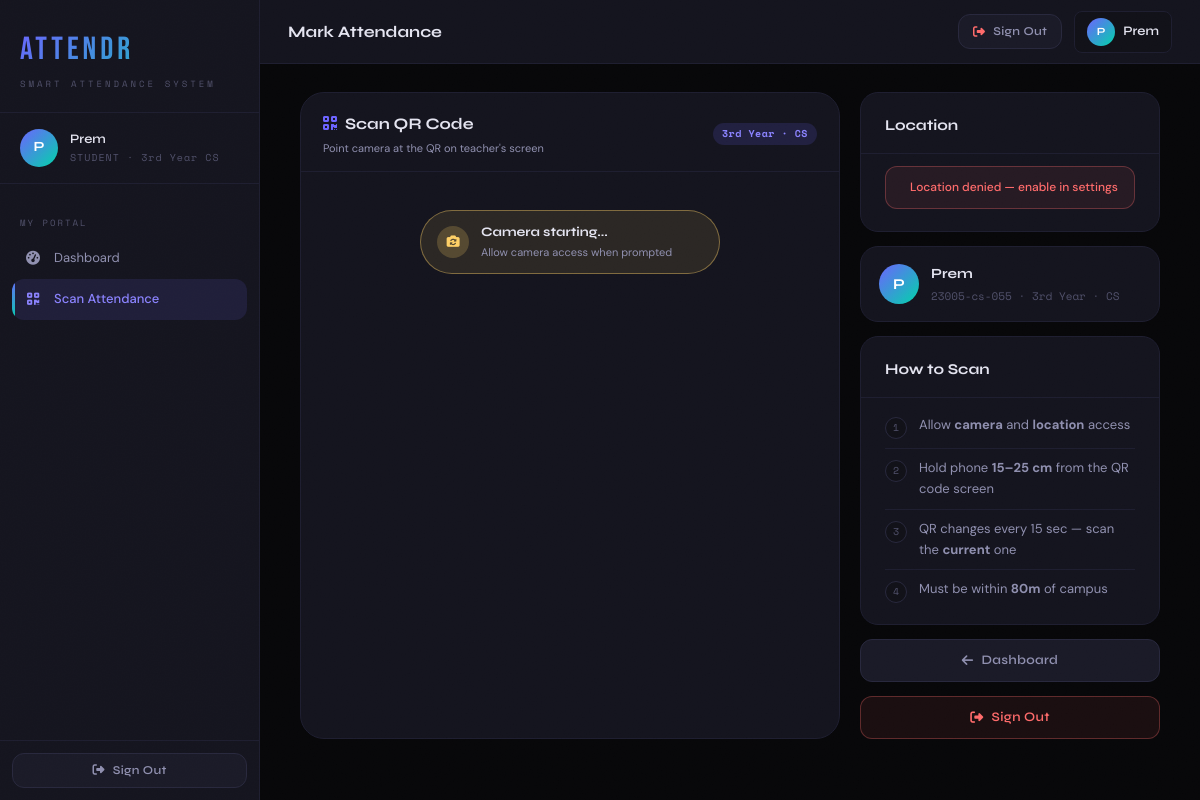
Screenshot of /student/scan (signed in) with the database file from the repository.
### app.py (models this page shows, shortened)
class User(UserMixin, db.Model):
    __tablename__ = 'user'
    id           = db.Column(db.Integer, primary_key=True)
    pin          = db.Column(db.String(30), unique=True, nullable=False, index=True)
    name         = db.Column(db.String(120), nullable=False)
    password     = db.Column(db.String(256), nullable=False)
    role         = db.Column(db.String(10), default='student', nullable=False)
    year         = db.Column(db.String(10), nullable=True)
    branch       = db.Column(db.String(20), nullable=True)
    is_active    = db.Column(db.Boolean, default=True)
    is_suspended = db.Column(db.Boolean, default=False)
    last_login   = db.Column(db.DateTime, nullable=True)
    created_at   = db.Column(db.DateTime, default=datetime.utcnow)
    attendances      = db.relationship('Attendance', backref='student', lazy='dynamic',
                                       foreign_keys='Attendance.student_id')
    suspicious_logs  = db.relationship('SuspiciousLog', backref='user', lazy='dynamic')

### app.py (the view)
@app.route('/student/scan', methods=['GET'])
@login_required
def scan_qr():
    if current_user.role != 'student':
        return redirect(url_for('admin_dashboard'))
    return render_template('scan_qr.html')

### app.py (called while the page is built)
@login_manager.user_loader
def load_user(user_id):
    return User.query.get(int(user_id))

### templates/scan_qr.html (shortened to what this page needs)
{% extends "base.html" %}
{% block page_title %}Mark Attendance{% endblock %}
{% block topbar_actions %}
  <a href="{{ url_for('logout') }}" class="btn btn-ghost btn-sm">
    <i class="fas fa-right-from-bracket" style="color:var(--red)"></i> Sign Out
  </a>
{% endblock %}
{% block content %}
<div class="scan-wrap">
  <div class="cam-card">
    <div class="cam-header">
      <div>
        <div style="font-family:'Syne',sans-serif;font-weight:700;font-size:16px;">
          <i class="fas fa-qrcode" style="color:var(--accent);margin-right:8px;"></i>Scan QR Code
        </div>
        <div style="font-size:11px;color:var(--text2);margin-top:3px;">Point camera at the QR on teacher's screen</div>
      </div>
      <span class="badge badge-accent font-mono" style="font-size:10px;">
        {{ current_user.year }} · {{ current_user.branch }}
      </span>
    </div>
    <div class="cam-body">
      <div id="status-bar" class="scanning">
        <div class="sb-icon"><i class="fas fa-camera-rotate" id="st-ico"></i></div>
        <div>
          <div id="st-title">Camera starting...</div>
          <div id="st-sub">Allow camera access when prompted</div>
        </div>
      </div>
    </div>
  </div>
  <div style="display:flex;flex-direction:column;gap:14px;">
    <div class="card">
      <div class="card-header"><div class="card-title">Location</div></div>
      <div class="card-body" style="padding-top:12px;padding-bottom:14px;">
        <div class="loc-pill waiting" id="loc-pill">
        </div>
      </div>
    </div>
    <div class="card">
      <div class="card-body" style="padding:16px 18px;">
        <div style="display:flex;align-items:center;gap:12px;">
          <div class="avatar" style="width:40px;height:40px;font-size:15px;">{{ current_user.name[0].upper() }}</div>
          <div>
            <div style="font-family:'Syne',sans-serif;font-weight:700;font-size:14px;">{{ current_user.name }}</div>
            <div style="font-size:11px;color:var(--text3);font-family:'Space Mono',monospace;margin-top:2px;">
              {{ current_user.pin }} · {{ current_user.year }} · {{ current_user.branch }}
            </div>
          </div>
        </div>
      </div>
    </div>
    <div class="card">
      <div class="card-header"><div class="card-title">How to Scan</div></div>
      <div class="card-body" style="padding-top:8px;padding-bottom:12px;">
        <div class="step"><div class="sn">1</div><div style="font-size:13px;color:var(--text2);">Allow <strong>camera</strong> and <strong>location</strong> access</div></div>
        <div class="step"><div class="sn">2</div><div style="font-size:13px;color:var(--text2);">Hold phone <strong>15–25 cm</strong> from the QR code screen</div></div>
        <div class="step"><div class="sn">3</div><div style="font-size:13px;color:var(--text2);">QR changes every 15 sec — scan the <strong>current</strong> one</div></div>
        <div class="step"><div class="sn">4</div><div style="font-size:13px;color:var(--text2);">Must be within <strong>80m</strong> of campus</div></div>
      </div>
    </div>
    <a href="{{ url_for('student_dashboard') }}" class="btn btn-ghost btn-full">
      <i class="fas fa-arrow-left"></i> Dashboard
    </a>
    <a href="{{ url_for('logout') }}" class="btn btn-full"
       style="background:rgba(255,107,107,.08);border:1px solid rgba(255,107,107,.3);color:var(--red);">
      <i class="fas fa-right-from-bracket"></i> Sign Out
    </a>
  </div>
</div>
{% endblock %}

### templates/base.html (shortened to what this page needs)
<!DOCTYPE html>
<html lang="en">
<head>
  <link rel="stylesheet" href="https://cdnjs.cloudflare.com/ajax/libs/font-awesome/6.5.0/css/all.min.css"/>
</head>
<body>
{% if current_user.is_authenticated %}
<div class="app-layout">
  <aside class="sidebar" id="sidebar">
    <div class="sidebar-logo">
      <div class="logo-text">ATTENDR</div>
      <div class="logo-sub">SMART ATTENDANCE SYSTEM</div>
    </div>
    <div class="sidebar-user">
      <div class="avatar">{{ current_user.name[0].upper() }}</div>
      <div class="sidebar-user-info">
        <div class="sidebar-user-name">{{ current_user.name }}</div>
        <div class="sidebar-user-role">{{ current_user.role.upper() }}
          {% if current_user.role == 'student' %}· {{ current_user.year }} {{ current_user.branch }}{% endif %}
        </div>
      </div>
    </div>
    <nav class="sidebar-nav">
      {% if current_user.role == 'admin' %}
        <div class="nav-section-label">OVERVIEW</div>
        <a href="{{ url_for('admin_dashboard') }}" class="nav-item {% if request.endpoint == 'admin_dashboard' %}active{% endif %}">
          <i class="fas fa-chart-pie"></i> Dashboard
        </a>
        <div class="nav-section-label">CLASSES</div>
        <a href="{{ url_for('start_class') }}" class="nav-item {% if request.endpoint == 'start_class' %}active{% endif %}">
          <i class="fas fa-play-circle"></i> Start Class
        </a>
        <a href="{{ url_for('recent_class') }}" class="nav-item {% if request.endpoint == 'recent_class' %}active{% endif %}">
          <i class="fas fa-clock-rotate-left"></i> Recent Class
        </a>
        <div class="nav-section-label">RECORDS</div>
        <a href="{{ url_for('attendance_dashboard') }}" class="nav-item {% if request.endpoint == 'attendance_dashboard' %}active{% endif %}">
          <i class="fas fa-list-check"></i> Attendance Records
        </a>
        <a href="{{ url_for('student_info') }}" class="nav-item {% if request.endpoint == 'student_info' %}active{% endif %}">
          <i class="fas fa-users"></i> Students
        </a>
        <div class="nav-section-label">SECURITY</div>
        <a href="{{ url_for('suspicious_panel') }}" class="nav-item {% if request.endpoint == 'suspicious_panel' %}active{% endif %}">
          <i class="fas fa-shield-exclamation"></i> Suspicious Activity
          <span class="nav-badge" id="sus-badge" style="display:none"></span>
        </a>
        <div class="nav-section-label">EXPORT</div>
        <a href="{{ url_for('export_csv') }}" class="nav-item">
          <i class="fas fa-file-csv"></i> Export CSV
        </a>
      {% else %}
        <div class="nav-section-label">MY PORTAL</div>
        <a href="{{ url_for('student_dashboard') }}" class="nav-item {% if request.endpoint == 'student_dashboard' %}active{% endif %}">
          <i class="fas fa-gauge-high"></i> Dashboard
        </a>
        <a href="{{ url_for('scan_qr') }}" class="nav-item {% if request.endpoint == 'scan_qr' %}active{% endif %}">
          <i class="fas fa-qrcode"></i> Scan Attendance
        </a>
      {% endif %}
    </nav>
    <div class="sidebar-footer">
      <a href="{{ url_for('logout') }}" class="btn btn-ghost btn-full btn-sm">
        <i class="fas fa-right-from-bracket"></i> Sign Out
      </a>
    </div>
  </aside>
  <main class="main-content">
    <header class="topbar">
      <div class="topbar-title">{% block page_title %}{% endblock %}</div>
      <div class="topbar-actions">
        {% block topbar_actions %}{% endblock %}
        <div style="display:flex; align-items:center; gap:8px; padding: 6px 12px; background:var(--bg3); border:1px solid var(--border); border-radius: var(--r-sm);">
          <div class="avatar" style="width:28px;height:28px;font-size:11px;">{{ current_user.name[0].upper() }}</div>
          <span style="font-size:13px; font-family:'Syne',sans-serif; font-weight:600;">{{ current_user.name.split()[0] }}</span>
        </div>
      </div>
    </header>
    <div class="page-body fade-in">
      {% block content %}{% endblock %}
    </div>
  </main>
</div>
{% else %}
{% block auth_content %}{% endblock %}
{% endif %}
</body>
</html>

### templates/scan_qr.html (style rules this page uses)
.scan-wrap { display: grid; grid-template-columns: 1fr 300px; gap: 20px; max-width: 860px; margin: 0 auto; }
.cam-card { background: var(--panel); border: 1px solid var(--border); border-radius: var(--r-xl); overflow: hidden; }
.cam-header { padding: 18px 22px 14px; border-bottom: 1px solid var(--border); display: flex; align-items: center; justify-content: space-between; }
.cam-body { padding: 22px; display: flex; flex-direction: column; align-items: center; gap: 16px; }
#status-bar { display: flex; align-items: center; gap: 12px; padding: 11px 16px; border-radius: 50px; width: 100%; max-width: 300px; transition: all .3s; }
#status-bar.scanning { background:rgba(255,209,102,.1); border:1px solid rgba(255,209,102,.4); }
.sb-icon { width:32px;height:32px;border-radius:50%;display:flex;align-items:center;justify-content:center;font-size:13px;flex-shrink:0; }
.scanning .sb-icon { background:rgba(255,209,102,.2); color:var(--amber); }
#st-title { font-family:'Syne',sans-serif; font-weight:700; font-size:13px; }
#st-sub { font-size:11px; color:var(--text2); margin-top:1px; }
.loc-pill { display:flex;align-items:center;gap:10px;padding:11px 14px;border-radius:var(--r-md);font-size:12px;font-weight:500;transition:all .3s; }
.loc-pill.denied { background:rgba(255,107,107,.08); border:1px solid rgba(255,107,107,.3); color:var(--red); }
.step { display:flex;gap:12px;align-items:flex-start;padding:9px 0;border-bottom:1px solid var(--border); }
.step:last-child { border-bottom:none; }
.sn { width:22px;height:22px;border-radius:50%;background:var(--bg3);border:1px solid var(--border2);display:flex;align-items:center;justify-content:center;font-family:'Space Mono',monospace;font-size:10px;color:var(--text3);flex-shrink:0;margin-top:2px; }

### rows the page displays
User: name "P", name "Prem", role "STUDENT", year "3rd Year", branch "CS", pin "23005-cs-055"
